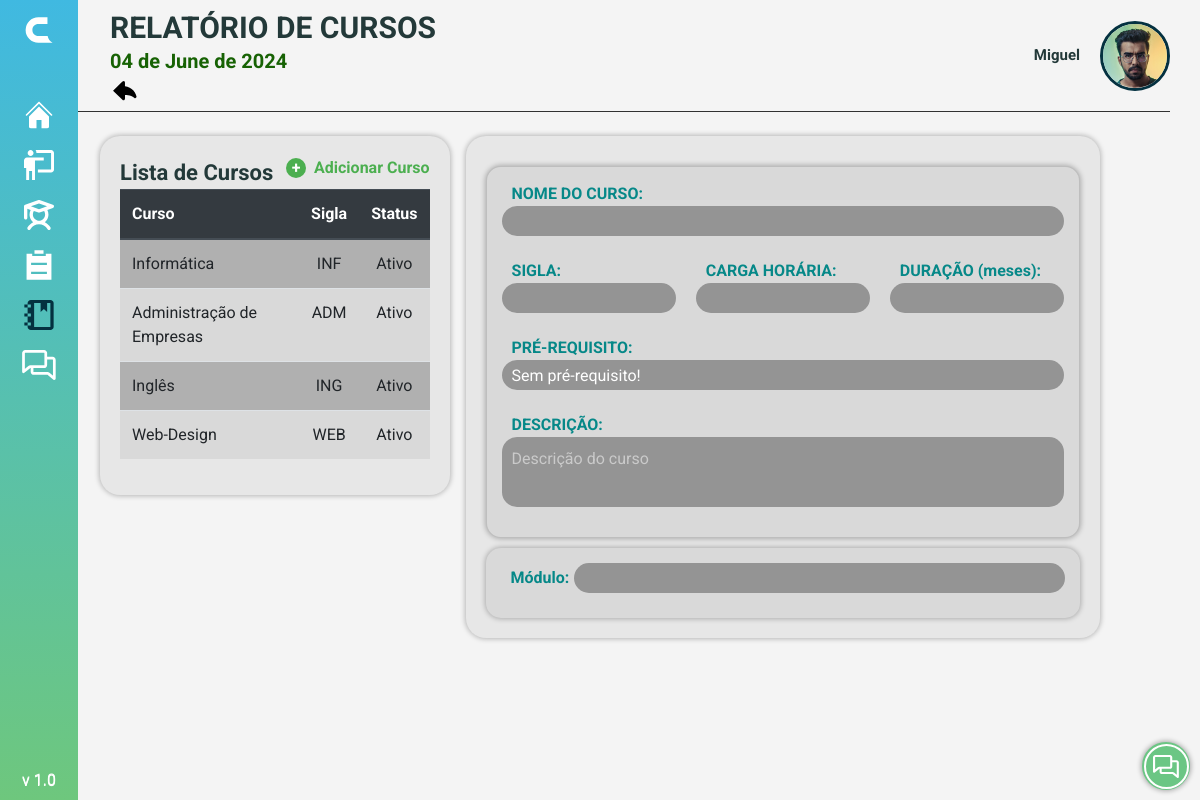
/PAGES/s_curso_consulta.php (signed in), run on the app's committed database.
### tables this page shows
CREATE TABLE Curso (
  Curso_id INT NOT NULL AUTO_INCREMENT,
  Curso_Nome VARCHAR(100) NOT NULL,
  Curso_Sigla CHAR(3) NOT NULL,
  Curso_Carga_horaria INT(10) NOT NULL,
  Curso_Desc VARCHAR(500) NOT NULL,
  Curso_Duracao INT NOT NULL,
  Curso_PreRequisito VARCHAR(500) NOT NULL,
  Curso_Registro DATETIME NOT NULL DEFAULT CURRENT_TIMESTAMP,
  Curso_Status CHAR(1) DEFAULT 1,
  PRIMARY KEY (Curso_id)
);

### PAGES/s_curso_consulta.php (the view, shortened to what this page needs)
<!DOCTYPE html>
<html lang="pt-BR">
<head>
    <link rel="stylesheet" href="https://cdnjs.cloudflare.com/ajax/libs/font-awesome/6.3.0/css/all.min.css"
 />
    <link href='https://unpkg.com/boxicons@2.0.7/css/boxicons.min.css' rel='stylesheet'>
    <link rel="stylesheet" href="https://cdn.jsdelivr.net/npm/bootstrap@4.6.2/dist/css/bootstrap.min.css"
>
    <link rel="stylesheet" href="../PHP/sidebar/menu.css">
    <link rel="stylesheet" href="../STYLE/botao.css" />
    <link rel="stylesheet" href="../STYLE/data.css">
    <link rel="stylesheet" href="../STYLE/style_home.css">
    <link rel="stylesheet" href="../STYLE/cadastro.css">
</head>
<body>
    <?php include ('../PHP/sidebar/menu.php'); ?>
    <?php include ('../PHP/redes.php'); ?>
    <?php include ('../PHP/dropdown.php'); ?>
    <?php require_once '../COMPONENTS/header.php' ?>
    <div>
        <?php echo $sidebarHTML; ?>
    </div>
    <main class="row">
        <div class="card principal">
            <div class="row justify-content-between teste">
                <p class="card-title">Lista de Cursos</p>
                <?php require_once '../COMPONENTS/add.php' ?>
            </div>
            <div class="table-responsive">
                <table class="table">
                    <thead class="thead-dark">
                        <tr>
                            <th class="">Curso</th>
                            <th class="text-center">Sigla</th>
                            <th class="text-center">Status</th>
                        </tr>
                    </thead>
                    <tbody>
                        <?php
                        $sql = "SELECT * FROM curso";
                        $resultado = $conn->query($sql);
                        if ($resultado && $resultado->num_rows > 0) {
                            while ($row = $resultado->fetch_assoc()) {
                                ?>
                                <tr data-id="<?php echo $row['Curso_id']; ?>">
                                    <td class="text-left" onclick='mostrarDetalhes(this)'><?php echo $row['Curso_Nome']; ?></td>
                                    <td class="text-center"><?php echo $row['Curso_Sigla']; ?></td>
                                    <td class="text-center"><?php echo ($row['Curso_Status'] == 1 ? "Ativo" : "Inativo"); ?>
                                    </td>
                                </tr>
                                <?php
                            }
                        } else {
                            echo "<tr><td colspan='2'>Nenhum curso encontrado.</td></tr>";
                        }
                        ?>
                    </tbody>
                </table>
            </div>
        </div>
        <div class="card principal">
            <div class="card info">
                <div class="dados">
                    <div class="linha">
                        <label for="nome">
                            <p>NOME DO CURSO:</p>
                            <input type="text" id="modalNome" name="nome" disabled>
                        </label>
                    </div>
                    <div class="linha">
                        <label for="sigla">
                            <p>SIGLA:</p>
                            <input type="text" id="sigla" name="sigla" maxlength="3" required>
                        </label>
                        <label for="carga_horaria">
                            <p>CARGA HORÁRIA:</p>
                            <input type="number" id="carga_horaria" name="carga_horaria"
                                oninput="limitarValor(this,400)" required>
                        </label>
                        <label for="duracao">
                            <p>DURAÇÃO (meses):</p>
                            <input type="number" id="duracao" name="duracao" min="0" oninput="limitarValor(this,36)"
                                required>
                        </label>
                    </div>
                    <div class="linha">
                        <label for="pre_requisito">
                            <p>PRÉ-REQUISITO:</p>
                            <input id="pre_requisito" name="pre_requisito" rows="4" cols="50"
                                value="Sem pré-requisito!"></input>
                        </label>
                    </div>
                    <div>
                        <label for="descricao" class="obs_aluno">
                            <p>DESCRIÇÃO:</p>
                            <textarea id="descricao" name="descricao" placeholder="Descrição do curso" required
                                style="width: 100%;"></textarea>
                        </label>
                    </div>
                </div>
            </div>
            <div class="info">
                <div class="dados" style="width: 100%; gap: 5px;">
                    <div class="modulo" id="camposModulos">
                        <div class="campoModulo">
                            <label for="modulo">
                                <p>Módulo:</p>
                                <input type="text" name="modulos[]" required>
                            </label>
                        </div>
                    </div>
                </div>
            </div>
        </div>
    </main>
    <div class="buttons">
        <?php echo $redes; ?>
    </div>
</body>
</html>

### data on the page
curso: Curso_Nome "Informática", Curso_Sigla "INF", Curso_Status "Ativo"
curso: Curso_Nome "Administração de Empresas", Curso_Sigla "ADM", Curso_Status "Ativo"
curso: Curso_Nome "Inglês", Curso_Sigla "ING", Curso_Status "Ativo"
curso: Curso_Nome "Web-Design", Curso_Sigla "WEB", Curso_Status "Ativo"

### other printed values
$titulo "RELATÓRIO DE CURSOS"
$date "04 de June de 2024"
$Nome "Miguel"
$elemento "Curso"
